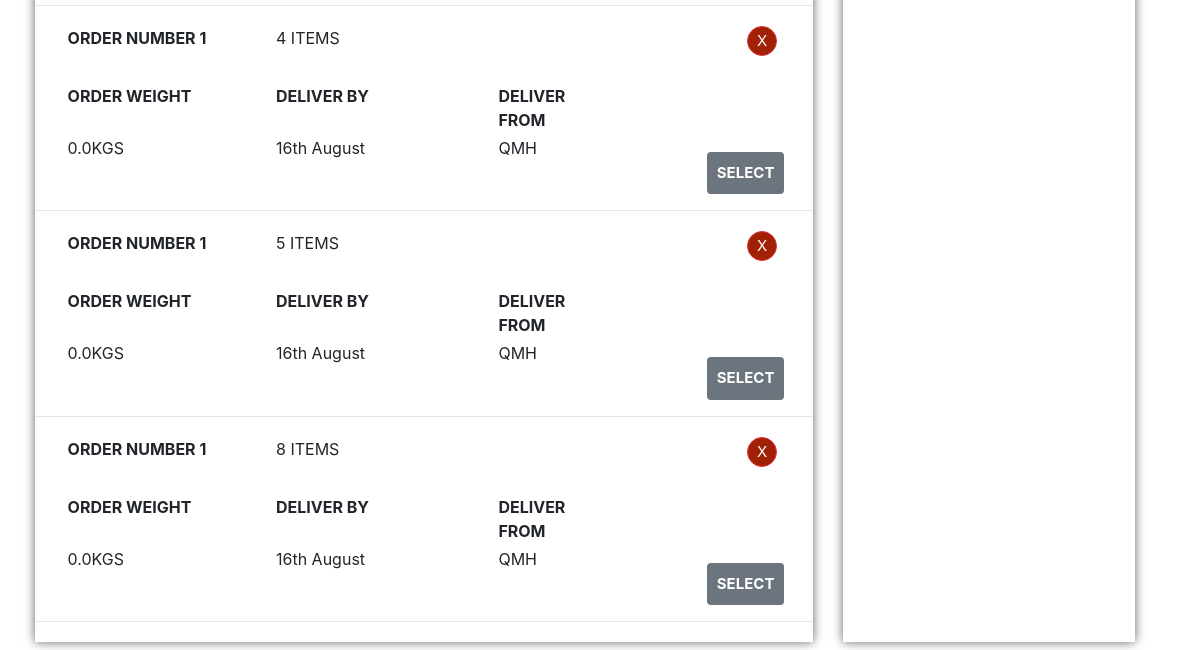
The page /newWP/ (lower part) on the database as committed earlier.
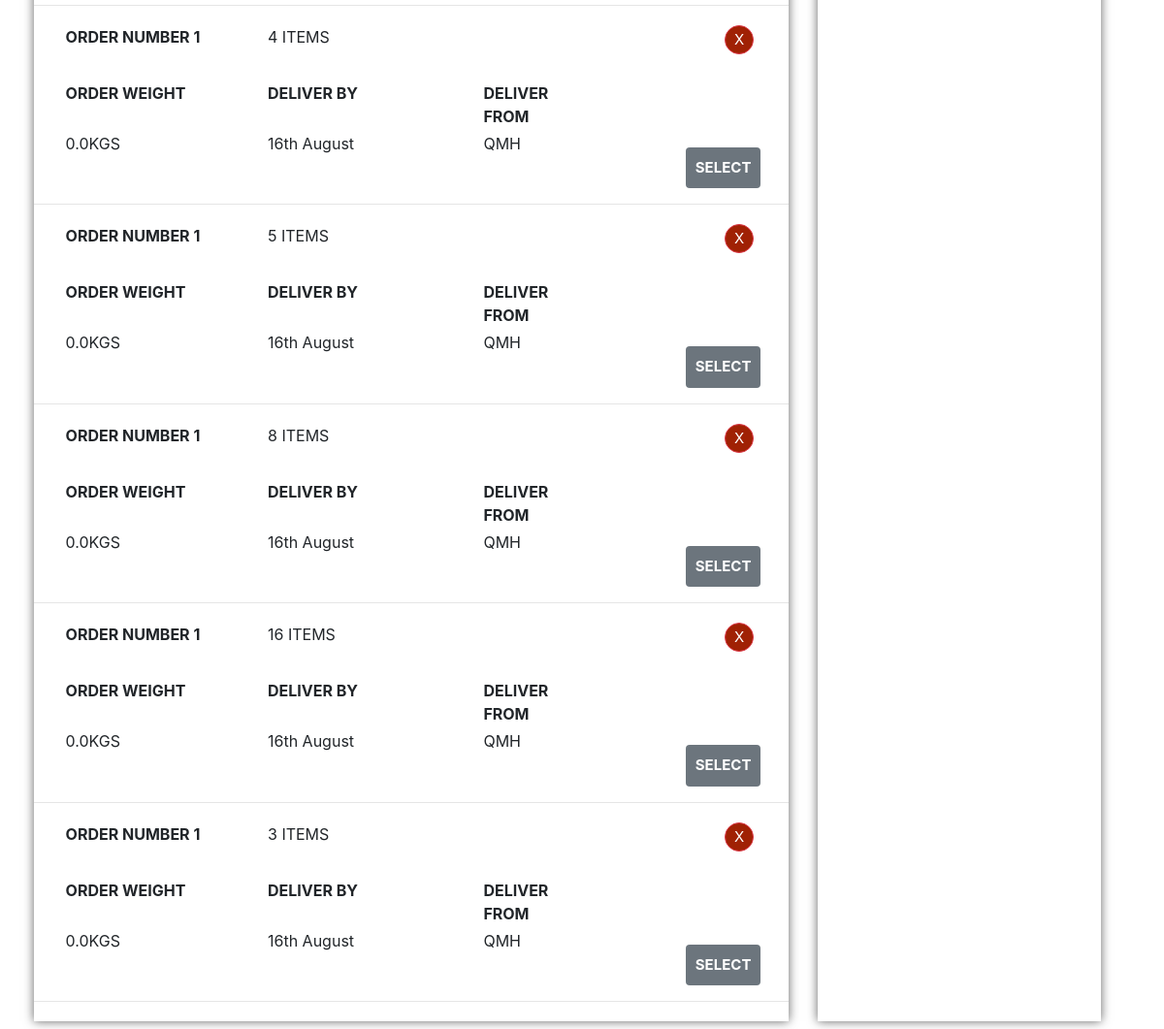
The same page on the database as committed later.
### db/models.py (models this page shows, shortened)
class Order(models.Model):
    U = "U"
    I = "I"
    L = "L"
    PRIORITY_SET = (
    (U, 'High'),
    (I, 'Medium'),
    (L, 'Low')
    )
    ORDER_STATUS = (
    ('QFP', 'Queued for Processing'),
    ('PBW', 'Processing by Warehouse'),
    ('QFD', 'Queued for Dispatch'),
    ('DIS', 'Dispatched'),
    ('DEL', 'Delivered'))
    TYPE_SET = (
    ('N', 'New'),
    ('D', 'Dequeued'))
    lastorder = 0
    orderNo = models.IntegerField()
    priority = models.CharField(max_length=200, choices = PRIORITY_SET, default = U)
    orderStatus = models.CharField(max_length=200, choices = ORDER_STATUS, default = 'QFP')
    weight = models.FloatField(blank = True, null = True)
    datetime= models.DateField(blank = True, null = True)
    noOfItems = models.IntegerField(blank = True, null = True)
    orderType = models.CharField(max_length=200, choices = TYPE_SET, default = 'N')
    clinicManager_location = models.ForeignKey(ClinicLocation, null = True, blank = True, on_delete=models.SET_NULL)
    deliveryNo = models.ForeignKey(Delivery, on_delete=models.SET_NULL, blank = True, null = True)

### db/views.py (the view)
# urls.py: path('newWP/', views.new_WP, name = 'newWP'),
def new_WP(request):
    context_object_name = 'Order'
    objects = Order.objects.all()
    context = {
        'Order': objects,
    }
    return render(request, 'db/newWP.html', context)

### db/templates/db/newWP.html (shortened to what this page needs)
{% extends "db/base.html" %}
{% block content %}
{% load static %}
    <div class="row justify-content-md-center ml-3 mr-3">
        <div class="col-md-8 col-sm-8 col-xs-8 pt-4 pl-0 pr-0 orders">
          {% for order in Order%}
            {% if order.orderStatus == 'QFP' %}
          <div class = "row justify-content-md-center mb-1" id = 'Order{{order.orderNo}}'>
            <div class="col-md-12 col-sm-12 col-xs-12">
              <div class="row justify-content-md-center mb-1 ml-1">
                <div class="col-md-3 col-sm-3 col-xs-3 pl-1 ml-2">
                  <strong>ORDER NUMBER {{order.orderNo}}</strong>
                </div>
                <div class = "col-md-3 col-sm-3 col-xs-3">
                  {{order.noOfItems}} ITEMS
                </div>
                <div class = "col-md-3 col-sm-3 col-xs-3">
                </div>
                <div class="col-md-2 col-sm-2 col-xs-2 pl-5 ml-4 text-center">
                <button type = "button" class = "btn btn-default btn-danger btn-circle crossorder" style = "background-color:#A02104;" id = '{{order.orderNo}}' onclick="dequeue(this.id)">
                  X
                </button>
                </div>
              </div>
            <div class="row justify-content-md-center pt-4 ml-1">
                <div class="col-md-3 col-sm-3 col-xs-3 pl-1 ml-2">
                  <strong>ORDER WEIGHT</strong>
                </div>
                <div class = "col-md-3 col-sm-3 col-xs-3">
                  <strong>DELIVER BY</strong>
                </div>
                <div class="col-md-2 col-sm-2 col-xs-2 pl-3 ml-4">
                  <strong>DELIVER FROM</strong>
                </div>
                <div class = "col-md-3 col-sm-3 col-xs-3">
                </div>
            </div>
            <div class="row justify-content-md-center mb-2 pt-1 ml-1">
                <div class="col-md-3 col-sm-3 col-xs-3 pl-1 ml-2">
                  {{order.weight}}KGS
                </div>
                <div class = "col-md-3 col-sm-3 col-xs-3">
                  16th August
                </div>
                <div class="col-md-3 col-sm-3 col-xs-3 pl-3 ml-4">
                  QMH
                </div>
                <div class = "col-md-2 col-sm-2 col-xs-2 pt-3 text-center" >
                  <button class = "btn btn-secondary" style = "border:0;font-size: 15px;padding:10px;" onclick="myFunction(this.id,'{{order.orderStatus}}','{{order.priority}}','{{order.clinicManager_location.clinicLocation}}')" id = "{{order.orderNo}}"><strong>SELECT</strong></button>
                </div>
            </div>
            <hr>
          </div>
        </div>
      {% endif %}
    {% endfor %}
    </div>
    <div class="col-md-3 col-sm-3 col-xs-3 orderdetails" id = "orderdetails">
    </div>
  </div>
{% endblock content %}

Rows that differ between the two databases and show on the page:
added Order: orderNo "1", noOfItems "16", weight "0.0"
added Order: orderNo "1", noOfItems "3", weight "0.0"
